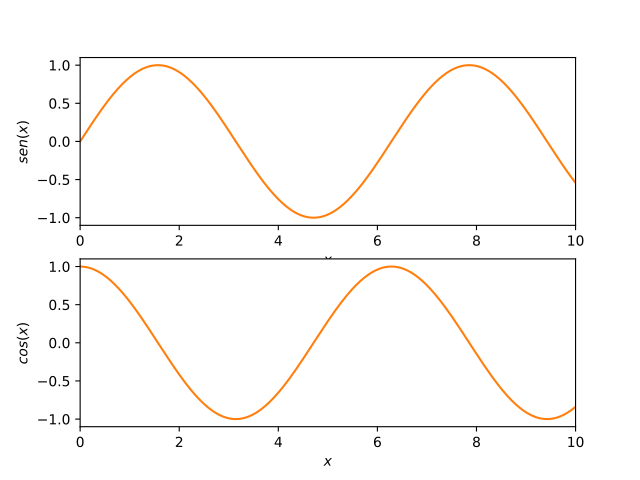

Here is the Python script that generated this plot:
import numpy as np
import matplotlib.pyplot as plt

fig, axs = plt.subplots(2, 1)

xs = np.linspace(0, 10, 1000)

funcs = (np.sin, np.cos)
labels = (r"$sen(x)$", r"$cos(x)$")

for (ax, func, lab) in zip(axs, funcs, labels):

    ax.plot(xs, func(xs), ls="solid", color="tab:orange")

    ax.set_xlim(left=np.min(xs), right=np.max(xs))
    ax.set_xlabel(r"$x$")
    ax.set_ylabel(lab)


fig.savefig("diego/day-1/subplots_example.pdf")
